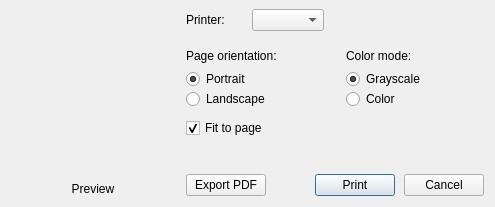
<?xml version="1.0" encoding="UTF-8"?>
<ui version="4.0">
 <class>PrintDialog</class>
 <widget class="QDialog" name="PrintDialog">
  <property name="geometry">
   <rect>
    <x>0</x>
    <y>0</y>
    <width>548</width>
    <height>231</height>
   </rect>
  </property>
  <property name="sizePolicy">
   <sizepolicy hsizetype="Fixed" vsizetype="Fixed">
    <horstretch>0</horstretch>
    <verstretch>0</verstretch>
   </sizepolicy>
  </property>
  <property name="windowTitle">
   <string>Print image</string>
  </property>
  <property name="modal">
   <bool>true</bool>
  </property>
  <layout class="QHBoxLayout" name="horizontalLayout_4">
   <property name="spacing">
    <number>9</number>
   </property>
   <property name="sizeConstraint">
    <enum>QLayout::SetFixedSize</enum>
   </property>
   <property name="leftMargin">
    <number>9</number>
   </property>
   <property name="topMargin">
    <number>9</number>
   </property>
   <item>
    <layout class="QVBoxLayout" name="verticalLayout_3">
     <property name="leftMargin">
      <number>4</number>
     </property>
     <property name="topMargin">
      <number>4</number>
     </property>
     <property name="rightMargin">
      <number>4</number>
     </property>
     <property name="bottomMargin">
      <number>0</number>
     </property>
     <item>
      <widget class="QLabel" name="previewLabel">
       <property name="sizePolicy">
        <sizepolicy hsizetype="Fixed" vsizetype="Fixed">
         <horstretch>0</horstretch>
         <verstretch>0</verstretch>
        </sizepolicy>
       </property>
       <property name="minimumSize">
        <size>
         <width>160</width>
         <height>160</height>
        </size>
       </property>
       <property name="maximumSize">
        <size>
         <width>160</width>
         <height>160</height>
        </size>
       </property>
       <property name="contextMenuPolicy">
        <enum>Qt::NoContextMenu</enum>
       </property>
       <property name="text">
        <string/>
       </property>
       <property name="alignment">
        <set>Qt::AlignCenter</set>
       </property>
      </widget>
     </item>
     <item>
      <widget class="QLabel" name="label_4">
       <property name="text">
        <string>Preview</string>
       </property>
       <property name="alignment">
        <set>Qt::AlignCenter</set>
       </property>
      </widget>
     </item>
     <item>
      <spacer name="verticalSpacer_3">
       <property name="orientation">
        <enum>Qt::Vertical</enum>
       </property>
       <property name="sizeHint" stdset="0">
        <size>
         <width>20</width>
         <height>0</height>
        </size>
       </property>
      </spacer>
     </item>
    </layout>
   </item>
   <item>
    <layout class="QVBoxLayout" name="verticalLayout">
     <property name="leftMargin">
      <number>0</number>
     </property>
     <property name="topMargin">
      <number>0</number>
     </property>
     <property name="rightMargin">
      <number>0</number>
     </property>
     <property name="bottomMargin">
      <number>0</number>
     </property>
     <item>
      <widget class="QWidget" name="printerListWidget" native="true">
       <layout class="QHBoxLayout" name="horizontalLayout_3">
        <property name="spacing">
         <number>10</number>
        </property>
        <property name="leftMargin">
         <number>0</number>
        </property>
        <property name="topMargin">
         <number>0</number>
        </property>
        <property name="rightMargin">
         <number>0</number>
        </property>
        <property name="bottomMargin">
         <number>0</number>
        </property>
        <item>
         <widget class="QLabel" name="label">
          <property name="text">
           <string>Printer:</string>
          </property>
         </widget>
        </item>
        <item>
         <widget class="QLabel" name="printerListPlaceholder">
          <property name="enabled">
           <bool>true</bool>
          </property>
          <property name="text">
           <string>&lt;No printers found&gt;</string>
          </property>
         </widget>
        </item>
        <item>
         <widget class="QComboBox" name="printerListComboBox"/>
        </item>
        <item>
         <spacer name="horizontalSpacer_2">
          <property name="orientation">
           <enum>Qt::Horizontal</enum>
          </property>
          <property name="sizeHint" stdset="0">
           <size>
            <width>40</width>
            <height>20</height>
           </size>
          </property>
         </spacer>
        </item>
       </layout>
      </widget>
     </item>
     <item>
      <widget class="QWidget" name="pdfPathWidget" native="true">
       <layout class="QHBoxLayout" name="horizontalLayout">
        <property name="leftMargin">
         <number>0</number>
        </property>
        <property name="topMargin">
         <number>0</number>
        </property>
        <property name="rightMargin">
         <number>0</number>
        </property>
        <property name="bottomMargin">
         <number>0</number>
        </property>
       </layout>
      </widget>
     </item>
     <item>
      <layout class="QHBoxLayout" name="horizontalLayout_5">
       <property name="leftMargin">
        <number>0</number>
       </property>
       <property name="topMargin">
        <number>0</number>
       </property>
       <property name="rightMargin">
        <number>0</number>
       </property>
       <property name="bottomMargin">
        <number>0</number>
       </property>
       <item>
        <widget class="QWidget" name="widget_2" native="true">
         <layout class="QVBoxLayout" name="verticalLayout_4">
          <property name="spacing">
           <number>0</number>
          </property>
          <property name="leftMargin">
           <number>0</number>
          </property>
          <property name="topMargin">
           <number>0</number>
          </property>
          <property name="rightMargin">
           <number>0</number>
          </property>
          <property name="bottomMargin">
           <number>0</number>
          </property>
          <item>
           <widget class="QLabel" name="label_3">
            <property name="minimumSize">
             <size>
              <width>130</width>
              <height>0</height>
             </size>
            </property>
            <property name="text">
             <string>Page orientation:</string>
            </property>
            <property name="alignment">
             <set>Qt::AlignLeading|Qt::AlignLeft|Qt::AlignVCenter</set>
            </property>
           </widget>
          </item>
          <item>
           <spacer name="verticalSpacer_4">
            <property name="orientation">
             <enum>Qt::Vertical</enum>
            </property>
            <property name="sizeType">
             <enum>QSizePolicy::Fixed</enum>
            </property>
            <property name="sizeHint" stdset="0">
             <size>
              <width>20</width>
              <height>6</height>
             </size>
            </property>
           </spacer>
          </item>
          <item>
           <widget class="QRadioButton" name="portrait">
            <property name="text">
             <string>Portrait</string>
            </property>
            <property name="checked">
             <bool>true</bool>
            </property>
           </widget>
          </item>
          <item>
           <widget class="QRadioButton" name="landscape">
            <property name="text">
             <string>Landscape</string>
            </property>
           </widget>
          </item>
         </layout>
        </widget>
       </item>
       <item>
        <widget class="QWidget" name="colorModeContainer" native="true">
         <layout class="QVBoxLayout" name="verticalLayout_5">
          <property name="spacing">
           <number>0</number>
          </property>
          <property name="leftMargin">
           <number>6</number>
          </property>
          <property name="topMargin">
           <number>0</number>
          </property>
          <property name="rightMargin">
           <number>0</number>
          </property>
          <property name="bottomMargin">
           <number>0</number>
          </property>
          <item>
           <widget class="QLabel" name="label_5">
            <property name="minimumSize">
             <size>
              <width>130</width>
              <height>0</height>
             </size>
            </property>
            <property name="text">
             <string>Color mode:</string>
            </property>
            <property name="alignment">
             <set>Qt::AlignLeading|Qt::AlignLeft|Qt::AlignVCenter</set>
            </property>
           </widget>
          </item>
          <item>
           <spacer name="verticalSpacer_6">
            <property name="orientation">
             <enum>Qt::Vertical</enum>
            </property>
            <property name="sizeType">
             <enum>QSizePolicy::Fixed</enum>
            </property>
            <property name="sizeHint" stdset="0">
             <size>
              <width>20</width>
              <height>6</height>
             </size>
            </property>
           </spacer>
          </item>
          <item>
           <widget class="QRadioButton" name="grayscale">
            <property name="text">
             <string>Grayscale</string>
            </property>
            <property name="checked">
             <bool>true</bool>
            </property>
           </widget>
          </item>
          <item>
           <widget class="QRadioButton" name="color">
            <property name="text">
             <string>Color</string>
            </property>
           </widget>
          </item>
          <item>
           <spacer name="verticalSpacer_2">
            <property name="orientation">
             <enum>Qt::Vertical</enum>
            </property>
            <property name="sizeHint" stdset="0">
             <size>
              <width>20</width>
              <height>0</height>
             </size>
            </property>
           </spacer>
          </item>
         </layout>
        </widget>
       </item>
      </layout>
     </item>
     <item>
      <widget class="QCheckBox" name="fitToPageCheckBox">
       <property name="text">
        <string>Fit to page</string>
       </property>
       <property name="checked">
        <bool>true</bool>
       </property>
      </widget>
     </item>
     <item>
      <spacer name="verticalSpacer">
       <property name="orientation">
        <enum>Qt::Vertical</enum>
       </property>
       <property name="sizeHint" stdset="0">
        <size>
         <width>20</width>
         <height>0</height>
        </size>
       </property>
      </spacer>
     </item>
     <item>
      <layout class="QHBoxLayout" name="horizontalLayout_2">
       <item>
        <widget class="QPushButton" name="exportPdfButton">
         <property name="text">
          <string>Export PDF</string>
         </property>
        </widget>
       </item>
       <item>
        <spacer name="horizontalSpacer">
         <property name="orientation">
          <enum>Qt::Horizontal</enum>
         </property>
         <property name="sizeHint" stdset="0">
          <size>
           <width>40</width>
           <height>20</height>
          </size>
         </property>
        </spacer>
       </item>
       <item>
        <widget class="QPushButton" name="printButton">
         <property name="text">
          <string>Print</string>
         </property>
         <property name="default">
          <bool>true</bool>
         </property>
        </widget>
       </item>
       <item>
        <widget class="QPushButton" name="cancelButton">
         <property name="text">
          <string>Cancel</string>
         </property>
        </widget>
       </item>
      </layout>
     </item>
    </layout>
   </item>
  </layout>
 </widget>
 <tabstops>
  <tabstop>printButton</tabstop>
  <tabstop>cancelButton</tabstop>
  <tabstop>printerListComboBox</tabstop>
 </tabstops>
 <resources/>
 <connections/>
</ui>
